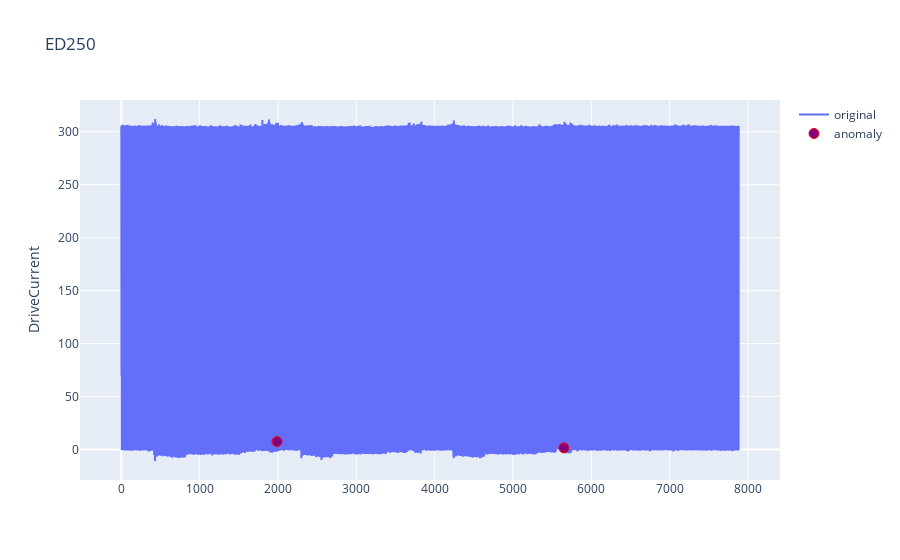

Here is the notebook cell this chart was saved with:
### Markdown cell above
## Plotting anomalies

### Code cell
fig = go.Figure()

#fig.add_scatter( x=df['TIMESTAMP_S'], y=y, mode='lines', name="original")


fig.add_scatter( x=df['Datetime'].index, y=df['Value'], mode='lines', name="original")
#fig.add_scatter( x=X['TIMESTAMP_S'].index, y=score, mode='lines', name="score")
#fig.add_scatter( x=X.index, y=y, mode='lines', name="original")
#fig.add_scatter( x=index_changes, y=y['VALUE'][index_changes], mode='markers', name="anomaly",
fig.add_scatter( x=df['Datetime'].index, y=df['anomaly'], mode='markers', name="anomaly",
                marker=dict(
            color='purple',
            size=10,
            line=dict(
                color='Red',
                width=1
            )))

fig.update_layout(
    
    yaxis_title='DriveCurrent',
    title='ED250',
    hovermode="x")
#fig.add_hline(y=957)
fig.show()

### Figure 1 — Plotly figure (JSON) as saved in the notebook; plotly's stock layout.template omitted (floating-point values rounded to 4 significant figures; data arrays with more than 128 entries replaced by an {"elided": "..."} marker saying what was removed)
{"data": [{"mode": "lines", "name": "original", "type": "scatter", "x": {"elided": "7882 int values"}, "y": {"elided": "7882 float values"}}, {"marker": {"color": "purple", "line": {"color": "Red", "width": 1}, "size": 10}, "mode": "markers", "name": "anomaly", "type": "scatter", "x": {"elided": "7882 int values"}, "y": {"elided": "7882 float values"}}], "layout": {"autosize": true, "hovermode": "x", "title": {"text": "ED250"}, "xaxis": {"autorange": true, "range": [-506.9, 8388.0], "type": "linear"}, "yaxis": {"autorange": true, "range": [-28.9, 330.0], "title": {"text": "DriveCurrent"}, "type": "linear"}}}
